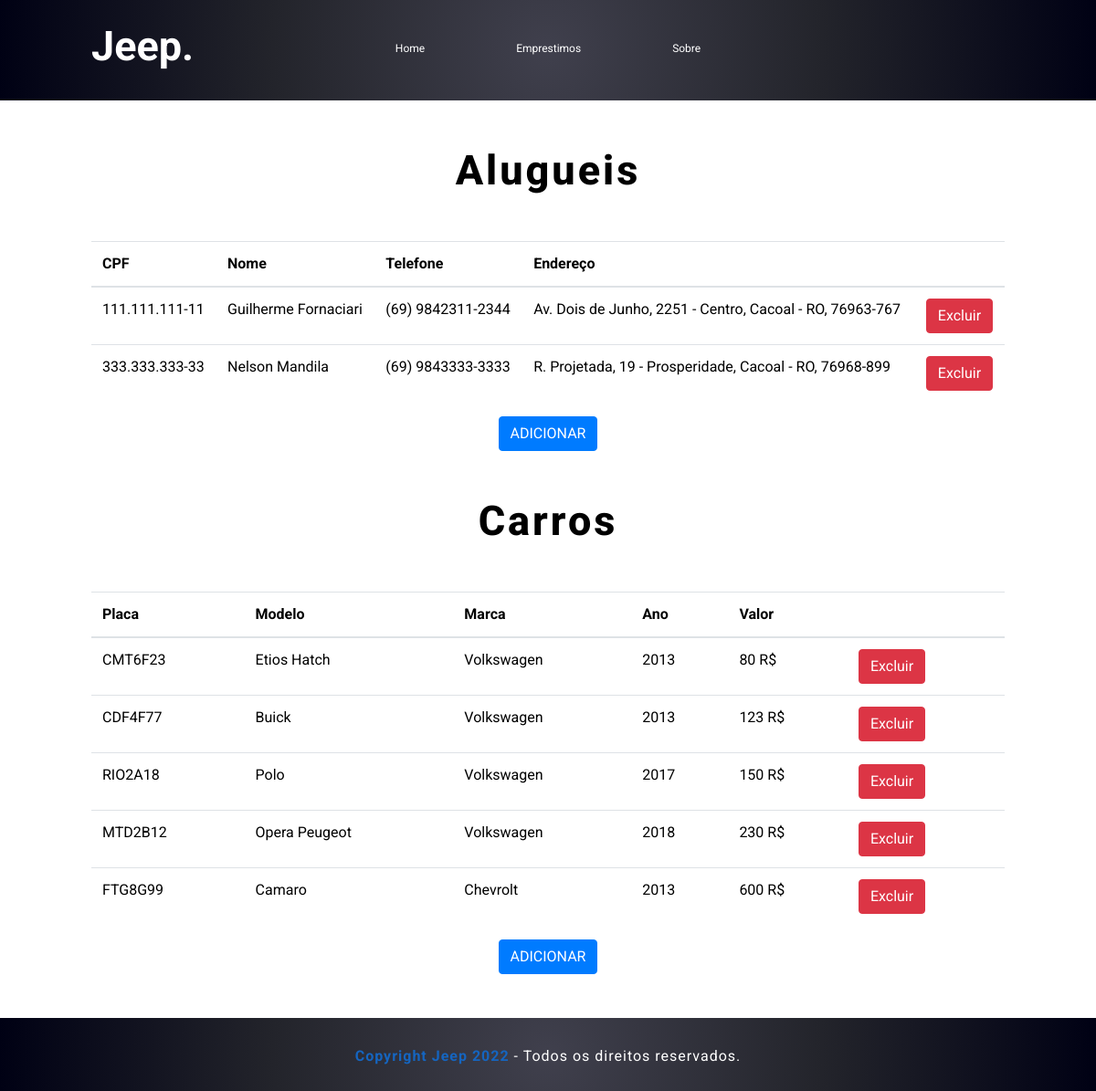
Screenshot of /emprestimo.php with the database file from the repository.
### tables this page shows
create table dados_aluguel (
	CPF varchar (14) primary key,
    nome varchar(40) not null,
    telefone varchar(17) not null,
    endereco varchar(100) not null
);

create table carros (
	placa varchar(7) primary key,
    modelo varchar(20) not null,
    marca varchar(20) not null,
    ano int(4) not null,
    dt_aluguel date,
    dt_devolucao date,
    imagem varchar(500),
    valor float not null
);

### emprestimo.php (the view, shortened to what this page needs)
<?php
include('conection.php');
$sql = "select * from carros order by valor";
$dados = mysqli_query($conexaoSQL, $sql);
$sql = "select * from dados_aluguel order by nome";
$dados2 = mysqli_query($conexaoSQL, $sql);
?>
<!DOCTYPE html>
<html lang="en">
<head>
    <link rel="stylesheet" href="style.css">
    <link rel="stylesheet" href="https://stackpath.bootstrapcdn.com/bootstrap/4.1.3/css/bootstrap.min.css">
</head>
<body>
    <div class="head">
        <br>
        <div class="row">
            <div class="col-3">
                <h1 class="tt">Jeep.</h1>
            </div>
            <div class="col-6">
                <nav>
                    <div class="menu">
                        <ul>
                            <a href="index.php">
                                <li>Home</li>
                            </a>
                            <a href="Emprestimo.php">
                                <li>Emprestimos</li>
                            </a>
                            <a href="sobre.html">
                                <li>Sobre</li>
                            </a>
                        </ul>
                    </div>
                </nav>
            </div>
        </div>
    </div>
    <section style="color: black;">
        <div class="row justify-content-center">
            <div class="col-12">
                <h1 class="ppt">
                    Alugueis
                </h1>
                <table class="table">
                    <thead>
                        <tr>
                            <th scope="col">CPF</th>
                            <th scope="col">Nome</th>
                            <th scope="col">Telefone</th>
                            <th scope="col">Endereço</th>
                            <th scope="col"></th>
                        </tr>
                    </thead>
                    <tbody>
                        <?php if (mysqli_num_rows($dados2) > 0) {
                            while ($linha = mysqli_fetch_assoc($dados2)) {
                        ?>
                                <tr>
                                    <td><?= $linha['CPF'] ?></td>
                                    <td><?= $linha['nome'] ?></td>
                                    <td><?= $linha['telefone'] ?></td>
                                    <td><?= $linha['endereco'] ?></td>
                                    <td>
                                        <form action="" method="post"><button value="<?= $linha['CPF'] ?>" name="exc" class="btn btn-danger">Excluir</button></form>
                                    </td>
                                </tr>
                        <?php }
                        }
                        ?>
                    </tbody>
                </table>
            </div>
            <div class="row">
                <div class="col-12">
                    <a href="adicionar emprestimo.html"><button class="btn btn-primary">ADICIONAR</button></a>
                </div>
            </div>
            <div class="col-12">
                <h1 class="ppt">
                    Carros
                </h1>
                <table class="table">
                    <thead>
                        <tr>
                            <th scope="col">Placa</th>
                            <th scope="col">Modelo</th>
                            <th scope="col">Marca</th>
                            <th scope="col">Ano</th>
                            <th scope="col">Valor</th>
                            <th scope="col"></th>
                        </tr>
                    </thead>
                    <tbody>
                        <?php if (mysqli_num_rows($dados) > 0) {
                            while ($linha = mysqli_fetch_assoc($dados)) {
                        ?>
                                <tr>
                                    <td><?= $linha['placa'] ?></td>
                                    <td><?= $linha['modelo'] ?></td>
                                    <td><?= $linha['marca'] ?></td>
                                    <td><?= $linha['ano'] ?></td>
                                    <td><?= $linha['valor'] ?> R$</td>
                                    <td>
                                        <form action="" method="post"><button value="<?= $linha['placa'] ?>" name="exc2" class="btn btn-danger">Excluir</button></form>
                                    </td>
                                </tr>
                        <?php }
                        }
                        ?>
                    </tbody>
                </table>
            </div>
            <div class="row">
                <div class="col-12">
                    <a href="adicionar carros.html"><button class="btn btn-primary">ADICIONAR</button></a>
                </div>
            </div>
        </div><br><br>
    </section>
    <footer>
        <p><b>Copyright Jeep 2022</b> - Todos os direitos reservados.</p>
    </footer>
</body>
</html>

### style.css (style rules this page uses)
* { padding: 0; margin: 0; box-sizing: border-box; font-family: Roboto; }
html { scroll-behavior: smooth; }
.head { width: 100%; background: rgb(85, 85, 85); background: radial-gradient(circle, rgba(64, 64, 77, 1) 0%, rgba(35, 36, 43, 1) 50%, rgba(0, 1, 20, 1) 100%); padding: 0 100px; color: white; height: 110px; }
footer { width: 100%; background: rgb(85, 85, 85); background: radial-gradient(circle, rgba(64, 64, 77, 1) 0%, rgba(35, 36, 43, 1) 50%, rgba(0, 1, 20, 1) 100%); color: white; margin-bottom: 0; padding: 10px 0; }
footer p { text-align: center; margin-top: 20px; letter-spacing: 1px; }
footer p b { color: #1565c0; }
section { min-height: 100vh; width: 100%; padding: 0 100px; color: white; }
.menu { width: 100%; padding-top: 15px; }
.menu ul { display: flex; justify-content: center; }
.menu ul a li { list-style: none; }
.menu ul a li { text-decoration: none; color: white; font-size: 12; padding: 5px 50px; font-size: 12px; }
.tt { font-size: 45px; font-weight: 700; }
.ppt { color: black; text-align: center; margin-top: 50px; font-size: 45px; letter-spacing: 3px; font-weight: 800; margin-bottom: 50px; }

### rows the page displays
dados_aluguel: CPF "111.111.111-11", nome "Guilherme Fornaciari", telefone "(69) 9842311-2344", endereco "Av. Dois de Junho, 2251 - Centro, Cacoal - RO, 76963-767"
dados_aluguel: CPF "333.333.333-33", nome "Nelson Mandila", telefone "(69) 9843333-3333", endereco "R. Projetada, 19 - Prosperidade, Cacoal - RO, 76968-899"
carros: placa "CMT6F23", modelo "Etios Hatch", marca "Volkswagen", ano "2013", valor "80"
carros: placa "CDF4F77", modelo "Buick", marca "Volkswagen", ano "2013", valor "123"
carros: placa "RIO2A18", modelo "Polo", marca "Volkswagen", ano "2017", valor "150"
carros: placa "MTD2B12", modelo "Opera Peugeot", marca "Volkswagen", ano "2018", valor "230"
carros: placa "FTG8G99", modelo "Camaro", marca "Chevrolt", ano "2013", valor "600"
